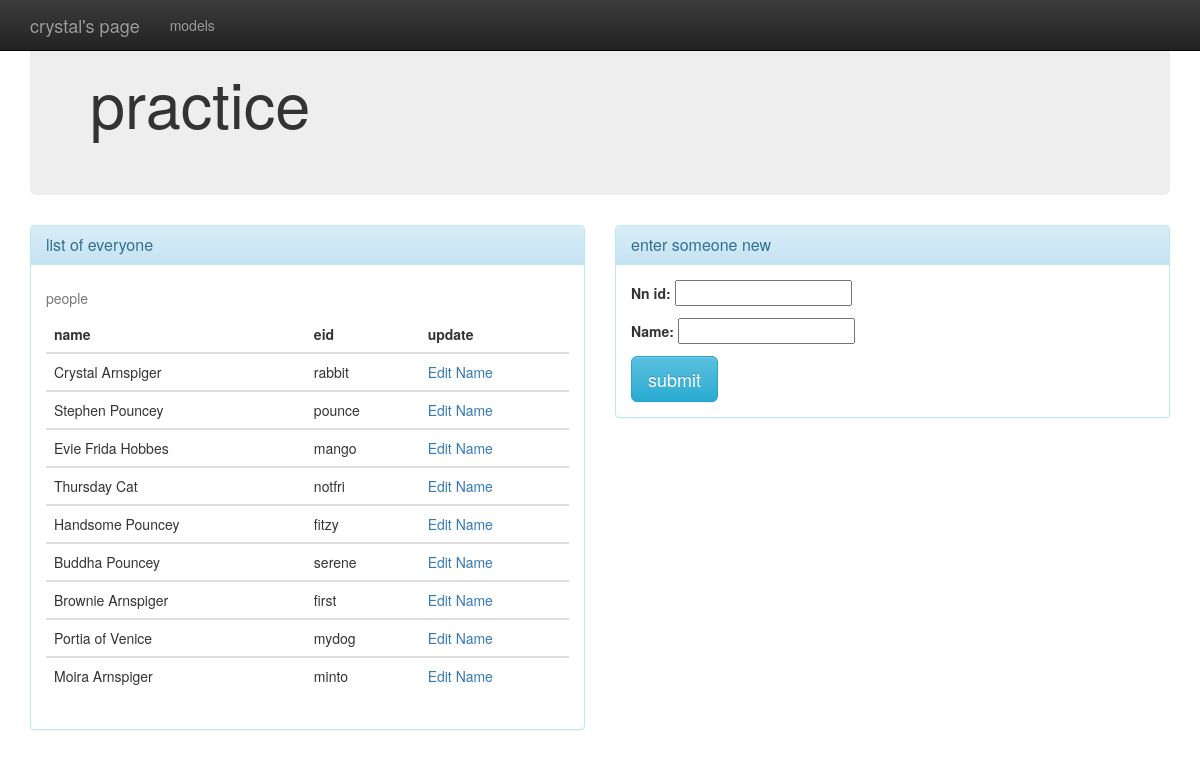
Page /number_one/ on the earlier database version.
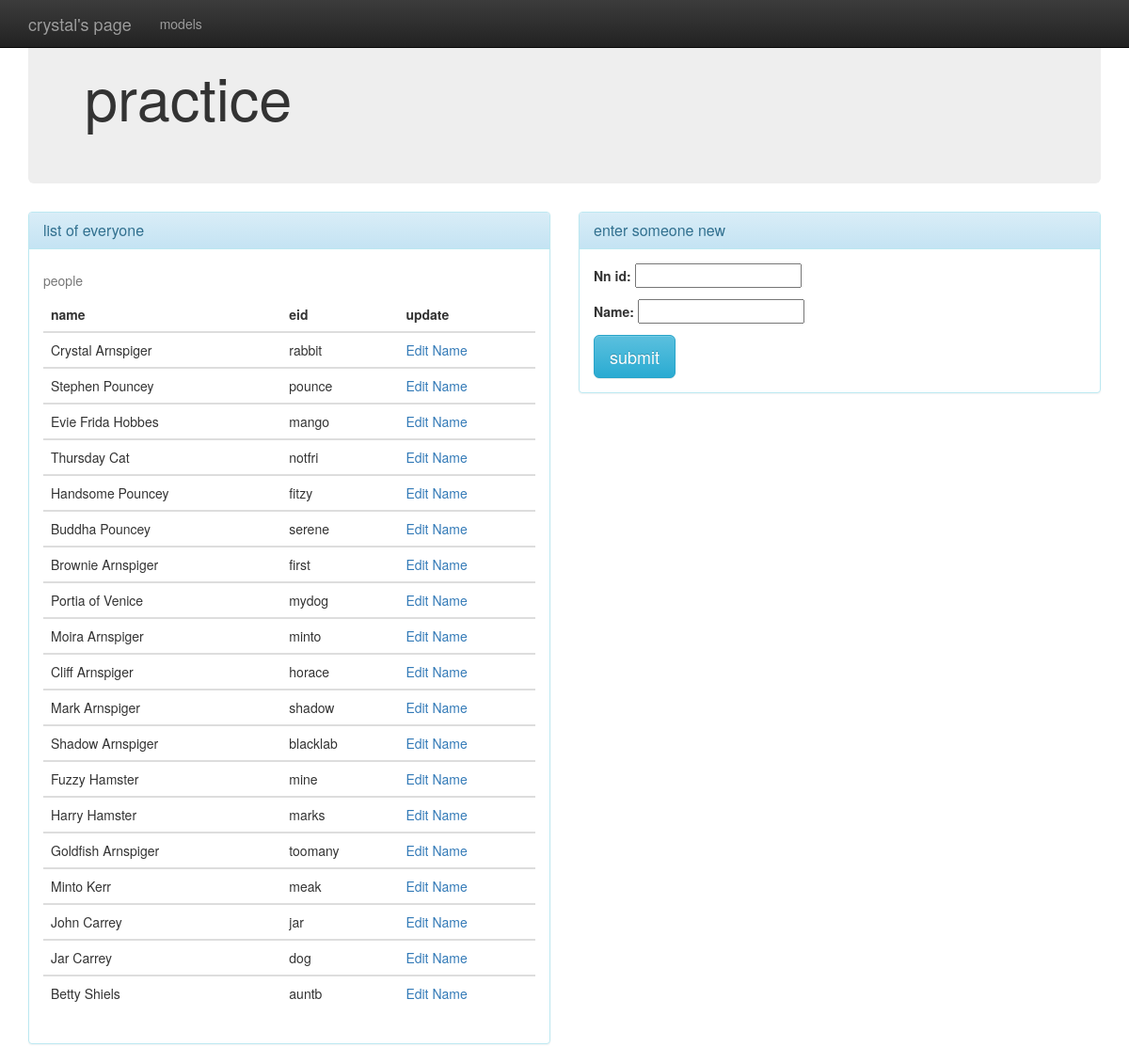
Same page on the later database version.
### number_one/models.py (models this page shows, shortened)
class Person(models.Model):
    nn_id = models.CharField(unique=True, max_length=8)
    name = models.CharField(max_length=100)

### number_one/utilities.py (the view)
    def inner_function(request, **additional):
        try:
            return decorated_function(request, **additional)
        except Exception:
            msg = ('I lost it.')
            context = {'exception_message': msg,
                       'document_title': 'Error Page'}
            return render_to_response('number_one/error.html', context)

### number_one/utilities.py (called while the page is built)
def audit_error(decorated_function):
    def inner_function(request, **additional):
        try:
            return decorated_function(request, **additional)
        except Exception:
            msg = ('I lost it.')
            context = {'exception_message': msg,
                       'document_title': 'Error Page'}
            return render_to_response('number_one/error.html', context)
    return inner_function

### number_one/views.py (called while the page is built)
@utilities.audit_error
def models_practice(request):
    greeting = 'practice'
    manage_people = forms.PersonForm
    context = {
        'greeting': greeting,
        'manage_people': manage_people,
    }
    people = models.Person.objects.all()
    context['people'] = people
    return render(request, 'number_one/models_practice.html', context)

### number_one/templates/number_one/models_practice.html (shortened to what this page needs)
{% extends 'number_one/my_base.html' %}
{% block content %}
<div class="row">
    <div class="col-sm-6">
        <div class="panel panel-info">
            <div class="panel-heading">
                <h2 class="panel-title">list of everyone</h2>
            </div>
            <div class="panel-body">
                <table class="table" summary="People saved to the practice model called People.">
                    <caption>people</caption>
                    <thead>
                    <tr>
                        <th>name</th>
                        <th>eid</th>
                        <th>update</th>
                    </tr>
                    </thead>
                    {%  for person in people  %}
                        <tbody>
                        <tr>
                            <td>{{ person.name }}</td>
                            <td>{{ person.nn_id }}</td>
                            <td><a href="{% url 'models_practice:enter_update' id=person.nn_id %}">
                                Edit Name
                            </a></td>
                        </tr>
                        </tbody>
                    {% endfor %}
                </table>
            </div>
        </div>
    </div>
    <div class="col-sm-6">
        <div class="panel panel-info">
            <div class="panel-heading">
                <h2 class="panel-title">enter someone new</h2>
            </div>
            <div class="panel-body">
                <form action="{% url 'models_practice:new_person' %}" method="post">
                    {{ manage_people.as_p }}
                    <button type="submit" class="btn btn-lg btn-info">submit</button>
                </form>
            </div>
        </div>
    </div>
</div>
{% endblock %}

### number_one/templates/number_one/my_base.html (shortened to what this page needs)
<!DOCTYPE html>
{% load staticfiles %}
<html lang="en">
<head>
<link href="{% static 'bootstrap-3.3.6-dist/css/bootstrap.min.css' %}"
      rel="stylesheet">
<link href="{% static 'bootstrap-3.3.6-dist/css/bootstrap-theme.min.css' %}"
      rel="stylesheet">
</head>
<body role="document">
<nav class="navbar navbar-inverse navbar-fixed-top">
  <div class="container">
    <div class="navbar-header">
      <a class="navbar-brand" href={% url 'index' %}>crystal's page</a>
    </div>
    <div id="navbar" class="navbar-collapse collapse">
      <ul class="nav navbar-nav">
        <li><a href={% url 'models_practice:practice' %}>models</a></li>
      </ul>
    </div>
  </div>
</nav>
<div class="container theme-showcase" role="main">
<div class="jumbotron">
<body>
<h1>{{ greeting }}</h1>
</div>
{% block content %}
{% endblock %}
</body>
</html>

Differences in the rows shown:
added Person: name "Cliff Arnspiger", nn_id "horace"
added Person: name "Mark Arnspiger", nn_id "shadow"
added Person: name "Shadow Arnspiger", nn_id "blacklab"
added Person: name "Fuzzy Hamster", nn_id "mine"
added Person: name "Harry Hamster", nn_id "marks"
added Person: name "Goldfish Arnspiger", nn_id "toomany"
added Person: name "Minto Kerr", nn_id "meak"
added Person: name "John Carrey", nn_id "jar"
added Person: name "Jar Carrey", nn_id "dog"
added Person: name "Betty Shiels", nn_id "auntb"
